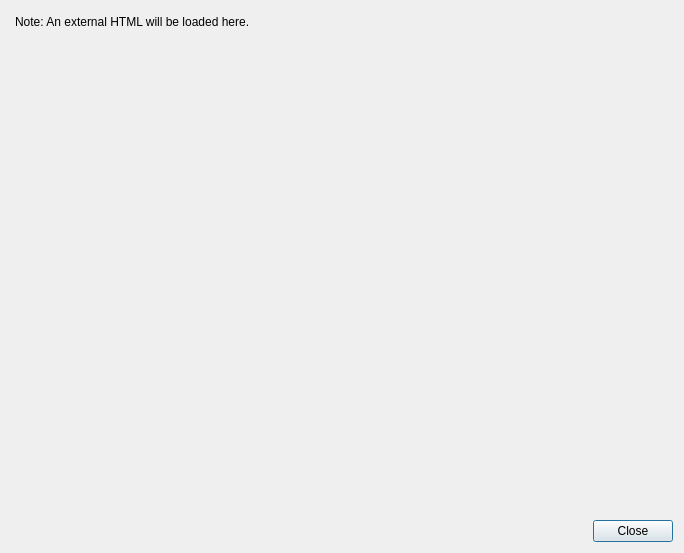
<?xml version="1.0" encoding="UTF-8"?>
<ui version="4.0">
 <class>AboutDialog</class>
 <widget class="QDialog" name="AboutDialog">
  <property name="geometry">
   <rect>
    <x>0</x>
    <y>0</y>
    <width>684</width>
    <height>553</height>
   </rect>
  </property>
  <property name="windowTitle">
   <string>About PKbSuite</string>
  </property>
  <property name="windowIcon">
   <iconset theme="dialog-information" resource="../breeze-pkbsuite.qrc">
    <normaloff>:/icons/breeze-pkbsuite/16x16/dialog-information.svg</normaloff>:/icons/breeze-pkbsuite/16x16/dialog-information.svg</iconset>
  </property>
  <layout class="QVBoxLayout" name="verticalLayout">
   <item>
    <layout class="QGridLayout" name="gridLayout">
     <item row="0" column="0">
      <widget class="QTextBrowser" name="textBrowser">
       <property name="enabled">
        <bool>true</bool>
       </property>
       <property name="styleSheet">
        <string notr="true">* {
	background-color: transparent;
	border: none;
}</string>
       </property>
       <property name="html">
        <string notr="true">&lt;!DOCTYPE HTML PUBLIC &quot;-//W3C//DTD HTML 4.0//EN&quot; &quot;http://www.w3.org/TR/REC-html40/strict.dtd&quot;&gt;
&lt;html&gt;&lt;head&gt;&lt;meta name=&quot;qrichtext&quot; content=&quot;1&quot; /&gt;&lt;style type=&quot;text/css&quot;&gt;
p, li { white-space: pre-wrap; }
&lt;/style&gt;&lt;/head&gt;&lt;body style=&quot; font-family:'Sans Serif'; font-size:9pt; font-weight:400; font-style:normal;&quot;&gt;
&lt;p style=&quot; margin-top:12px; margin-bottom:12px; margin-left:0px; margin-right:0px; -qt-block-indent:0; text-indent:0px;&quot;&gt;Note: An external HTML will be loaded here.&lt;/p&gt;&lt;/body&gt;&lt;/html&gt;</string>
       </property>
       <property name="openExternalLinks">
        <bool>true</bool>
       </property>
      </widget>
     </item>
    </layout>
   </item>
   <item>
    <widget class="QDialogButtonBox" name="buttonBox">
     <property name="orientation">
      <enum>Qt::Horizontal</enum>
     </property>
     <property name="standardButtons">
      <set>QDialogButtonBox::Close</set>
     </property>
    </widget>
   </item>
  </layout>
 </widget>
 <resources>
  <include location="../breeze-pkbsuite.qrc"/>
 </resources>
 <connections>
  <connection>
   <sender>buttonBox</sender>
   <signal>accepted()</signal>
   <receiver>AboutDialog</receiver>
   <slot>accept()</slot>
   <hints>
    <hint type="sourcelabel">
     <x>248</x>
     <y>254</y>
    </hint>
    <hint type="destinationlabel">
     <x>157</x>
     <y>274</y>
    </hint>
   </hints>
  </connection>
  <connection>
   <sender>buttonBox</sender>
   <signal>rejected()</signal>
   <receiver>AboutDialog</receiver>
   <slot>reject()</slot>
   <hints>
    <hint type="sourcelabel">
     <x>316</x>
     <y>260</y>
    </hint>
    <hint type="destinationlabel">
     <x>286</x>
     <y>274</y>
    </hint>
   </hints>
  </connection>
 </connections>
</ui>
